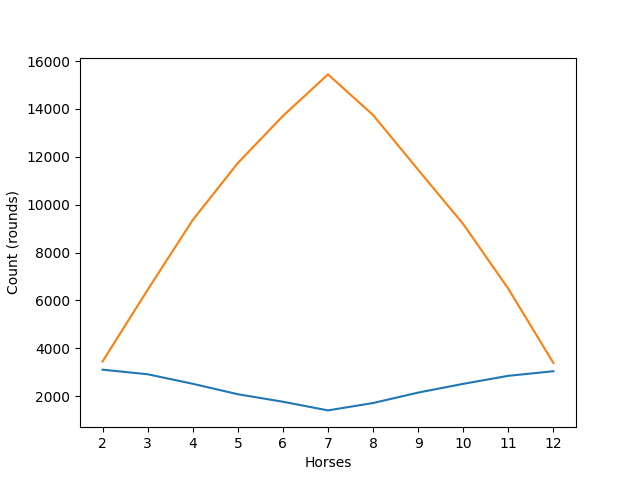

The Python source for this figure:
# Graphs results of the game

# Imports
from sys import _debugmallocstats
import matplotlib.pyplot as plt
from classes.stats import Stats

# Constants

# Fetch and unpack data
data = Stats().data
horses = data.keys()
wins = [data[_]["wins"] for _ in horses]
debts = [data[_]["debts"] for _ in horses]

# Plotting
plt.plot(horses, wins, "-")
plt.plot(horses, debts, "-")

# Plot labeling
plt.xlabel("Horses")
plt.ylabel("Count (rounds)")

# Show
plt.savefig("graph")